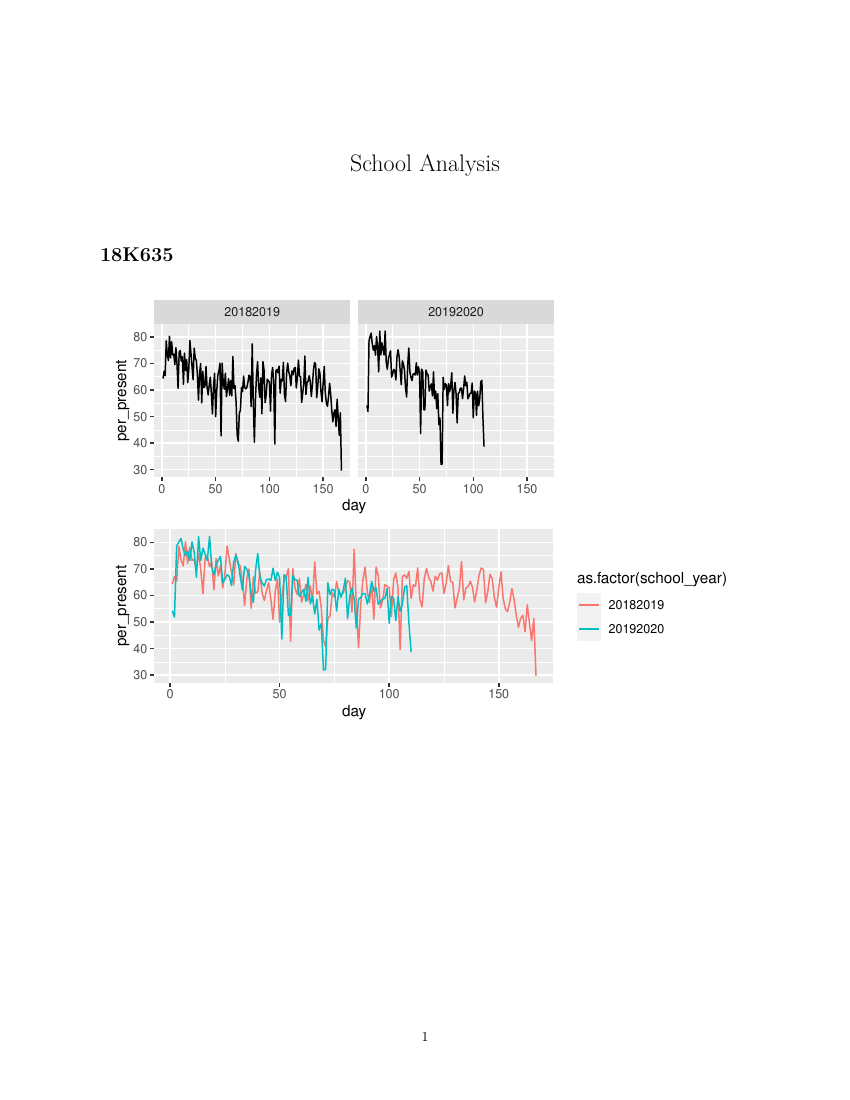

The script that saved this image:
rm(list=ls())

library(tidyverse)
library(lubridate)
library(patchwork)
library(rmarkdown)

# import data
raw <- read_csv("data/2018-2021_Daily_Attendance_by_School.csv")

# wrangle data
analytic <- raw %>%
  mutate(
    dbn = `School DBN`,
    school_year = SchoolYear,
    per_present = Present/Enrolled*100,
    date = mdy(Date)
  ) %>%
  arrange(dbn, school_year, date) %>%
  group_by(dbn, school_year) %>%
  mutate(day = 1:n()) %>%
  select(dbn, school_year, date, day, per_present)

# save data
save(analytic, file="data/nyc1821.RData")

# plot schools using for loop
dbns <- sample(unique(analytic$dbn), 10)
for(d in dbns) {
  df <- analytic %>% filter(dbn == d)
  
  p1 <- ggplot(df) +
    geom_line(aes(x = day, y = per_present)) +
    facet_wrap(vars(school_year))
  
  p2 <- ggplot(df) +
    geom_line(aes(x = day, y = per_present, group = school_year, color = as.factor(school_year)))
  
  p <- p1 / p2
  
  ggsave(paste0("assets/", d, ".png"), p)
}

# plot schools using apply
# dbns <- sample(unique(analytic$dbn), 10)
# plot_per_present <- function(d) {
#   df <- analytic %>% filter(dbn == d)
#   
#   p1 <- ggplot(df) +
#     geom_line(aes(x = day, y = per_present)) +
#     facet_wrap(vars(school_year))
#   
#   p2 <- ggplot(df) +
#     geom_line(aes(x = day, y = per_present, group = school_year, color = as.factor(school_year)))
#   
#   p <- p1 / p2
#   
#   ggsave(paste0("assets/", d, ".png"), p)
# }
# output <- sapply(dbns, plot_per_present)

# generate school pdfs using for loops

dbns <- sample(unique(analytic$dbn), 10)
for(d in dbns) {
  params <- list(
    dbn = d
  )
  render(
    "class10.Rmd", 
    output_file = paste0("assets/", d, ".pdf"),
    params = params,
    knit_root_dir = getwd(),
    envir = new.env(parent = globalenv())
    )
}
